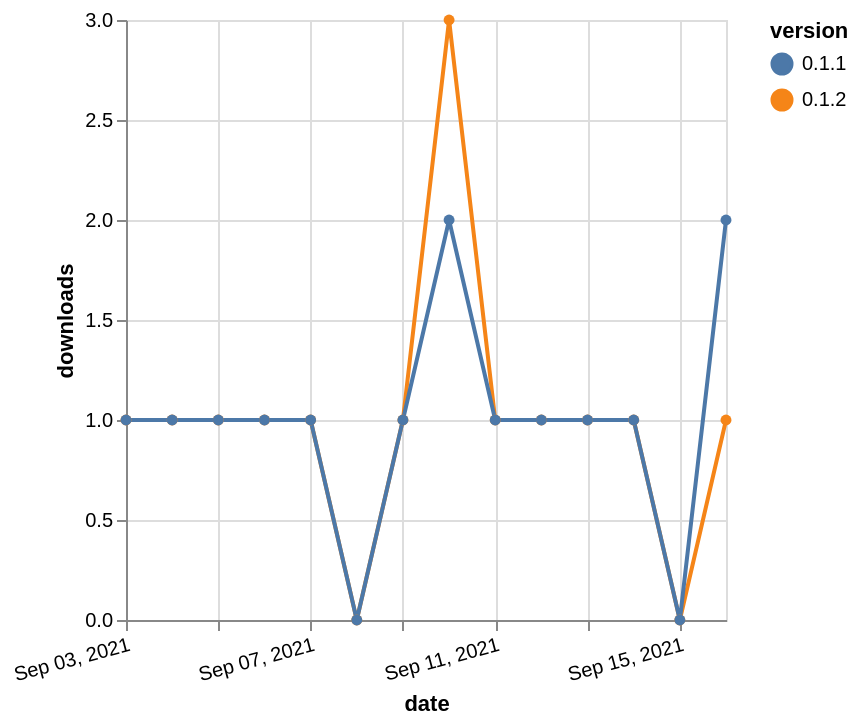

Vega-Lite specification for this chart:
### Vega-Lite specification from a JSON file in a GitHub repository (floating-point values rounded to 4 significant figures)
{"$schema": "https://vega.github.io/schema/vega-lite/v5.json", "description": "A simple bar chart with embedded data.", "data": {"values": [{"date": "2021-09-03", "total": 158, "delta": 1, "version": "0.1.2"}, {"date": "2021-09-04", "total": 159, "delta": 1, "version": "0.1.2"}, {"date": "2021-09-05", "total": 160, "delta": 1, "version": "0.1.2"}, {"date": "2021-09-06", "total": 161, "delta": 1, "version": "0.1.2"}, {"date": "2021-09-07", "total": 162, "delta": 1, "version": "0.1.2"}, {"date": "2021-09-08", "total": 162, "delta": 0, "version": "0.1.2"}, {"date": "2021-09-09", "total": 163, "delta": 1, "version": "0.1.2"}, {"date": "2021-09-10", "total": 166, "delta": 3, "version": "0.1.2"}, {"date": "2021-09-11", "total": 167, "delta": 1, "version": "0.1.2"}, {"date": "2021-09-12", "total": 168, "delta": 1, "version": "0.1.2"}, {"date": "2021-09-13", "total": 169, "delta": 1, "version": "0.1.2"}, {"date": "2021-09-14", "total": 170, "delta": 1, "version": "0.1.2"}, {"date": "2021-09-15", "total": 170, "delta": 0, "version": "0.1.2"}, {"date": "2021-09-16", "total": 171, "delta": 1, "version": "0.1.2"}, {"date": "2021-09-03", "total": 166, "delta": 1, "version": "0.1.1"}, {"date": "2021-09-04", "total": 167, "delta": 1, "version": "0.1.1"}, {"date": "2021-09-05", "total": 168, "delta": 1, "version": "0.1.1"}, {"date": "2021-09-06", "total": 169, "delta": 1, "version": "0.1.1"}, {"date": "2021-09-07", "total": 170, "delta": 1, "version": "0.1.1"}, {"date": "2021-09-08", "total": 170, "delta": 0, "version": "0.1.1"}, {"date": "2021-09-09", "total": 171, "delta": 1, "version": "0.1.1"}, {"date": "2021-09-10", "total": 173, "delta": 2, "version": "0.1.1"}, {"date": "2021-09-11", "total": 174, "delta": 1, "version": "0.1.1"}, {"date": "2021-09-12", "total": 175, "delta": 1, "version": "0.1.1"}, {"date": "2021-09-13", "total": 176, "delta": 1, "version": "0.1.1"}, {"date": "2021-09-14", "total": 177, "delta": 1, "version": "0.1.1"}, {"date": "2021-09-15", "total": 177, "delta": 0, "version": "0.1.1"}, {"date": "2021-09-16", "total": 179, "delta": 2, "version": "0.1.1"}]}, "width": "container", "mark": {"type": "line", "point": {"filled": true}}, "encoding": {"x": {"field": "date", "type": "temporal", "timeUnit": "yearmonthdate", "title": "date", "axis": {"labelAngle": -15}}, "y": {"field": "delta", "type": "quantitative", "title": "downloads"}, "color": {"field": "version", "type": "nominal"}, "tooltip": {"field": "delta"}}}
